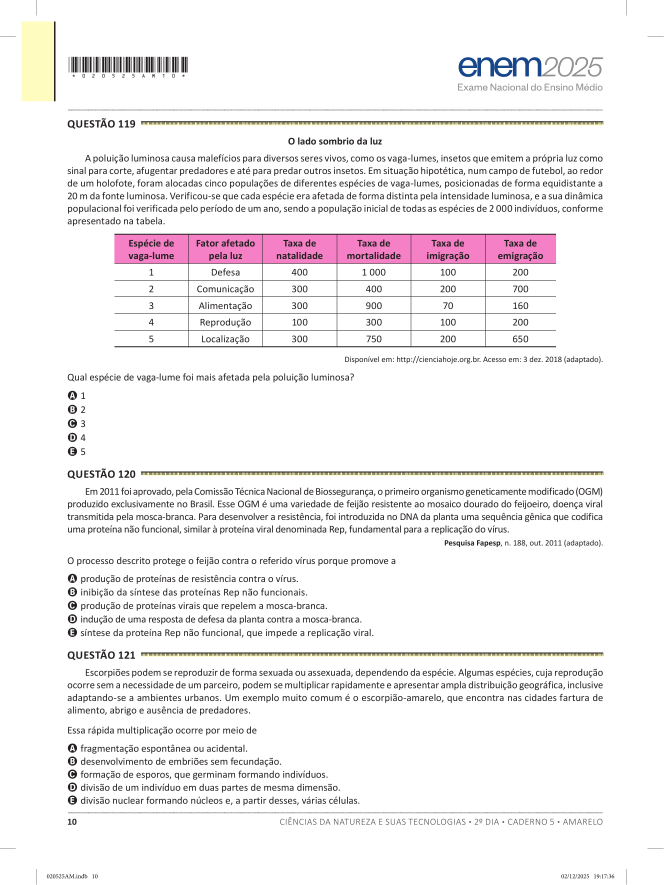
#> input picture 2Passo-RemoverBordasPaginasInteiras/imagens-convertidas/pagina_enem_10.png, 2653 x 3539 px (shown at 1/4 size); its folder holds 4 pictures in this run
$ python remover-bordas.py
#> lines starting #> are read from the running program, lines starting #| are printed output that depends on the picture
"""
Propósito: remover as bordas externas das páginas (distinguindo pares e ímpares)
Autor: Alexandre Nassar de Peder
Criação: 02/10/2025
Atualização: 03/06/2026

OBS1: puxe a pasta "imagens-convertidas" do passo 1 para essa pasta do passo 2

OBS2: abra a imagem no GIMP e conte pixels para saber quanto de borda tem que cortar.

OBS3: valores de corte ajustados para diferenciar páginas pares e ímpares.

OBS4: tenha em mente desde já que você vai usar as imagens futuramente, então corte pensando na melhor maneira para executar todos os 12 passos

OBS5: execute o código, e abra as imagens para conferir se as bordas foram removidas corretamente. Se não, ajuste os valores de corte e execute novamente.
"""

from PIL import Image
import os
import re

pasta_imagens = "imagens-convertidas"
pasta_saida = "sem-bordas-externas"

os.makedirs(pasta_saida, exist_ok=True)

for nome_arquivo in os.listdir(pasta_imagens):
    if nome_arquivo.lower().endswith(".png"):
        caminho_entrada = os.path.join(pasta_imagens, nome_arquivo)
        imagem = Image.open(caminho_entrada)
#> imagem is the input picture: PIL image 2653x3539 RGB; mean R, G, B 243.1, 240.8, 241.6

        largura, altura = imagem.size
#> largura = 2653; altura = 3539

        # Extrai os dígitos numéricos do nome do arquivo (ex: "pagina_enem_10.png" -> 10)
        numeros = re.findall(r'\d+', nome_arquivo)
        if numeros:
            numero_pagina = int(numeros[-1])

            # Verifica se a página é par ou ímpar
            if numero_pagina % 2 == 0:
                # Páginas pares
                caixa_corte = (272, 442, largura - 240, altura - 290)
#> caixa_corte = (272, 442, 2413, 3249)
            else:
                # Páginas ímpares
                caixa_corte = (242, 442, largura - 270, altura - 290)
        else:
            # Fallback caso não encontre número no nome do arquivo
            caixa_corte = (272, 442, largura - 240, altura - 290)

        imagem_cortada = imagem.crop(caixa_corte)
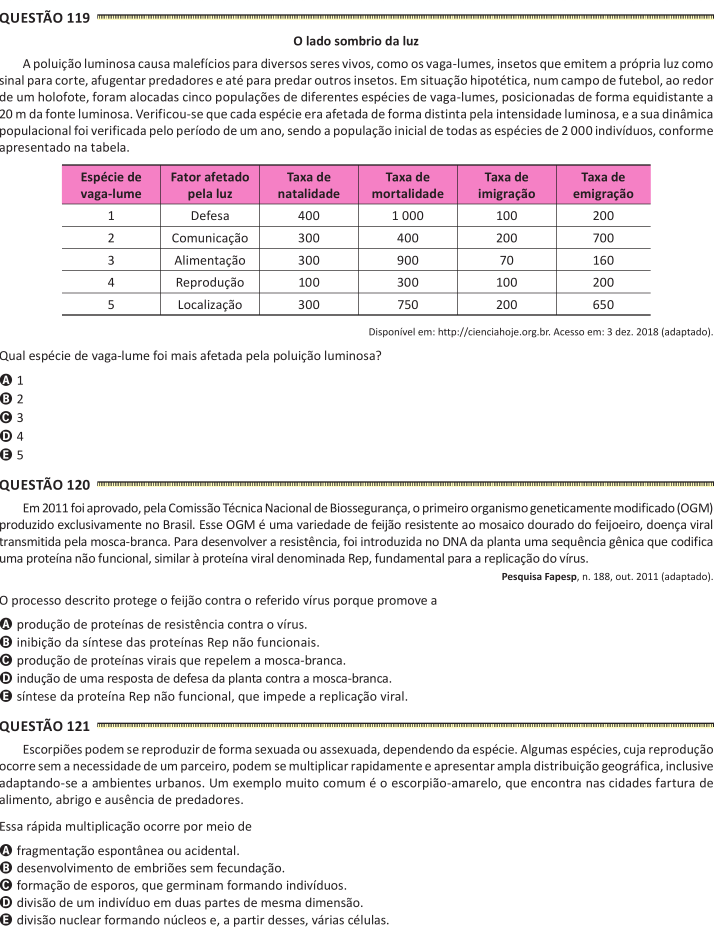
#> imagem_cortada: PIL image 2141x2807 RGB (shown at 1/3 size); mean R, G, B 238.4, 234.6, 236.2

        caminho_saida = os.path.join(pasta_saida, nome_arquivo)
        imagem_cortada.save(caminho_saida)
#> pass 2 of the loop `for nome_arquivo in os.listdir(pasta_imagens):`:
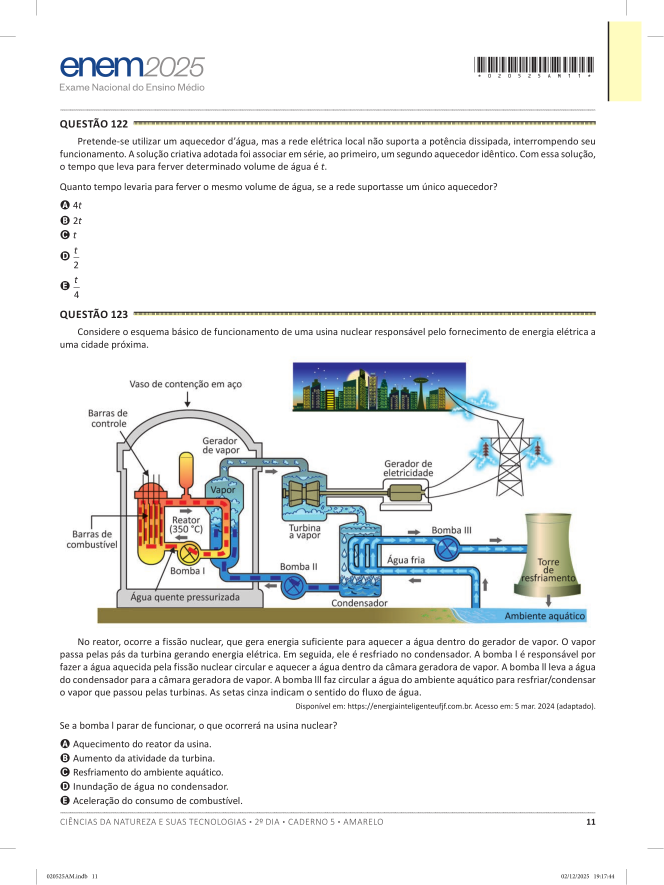
#> input picture 2Passo-RemoverBordasPaginasInteiras/imagens-convertidas/pagina_enem_11.png, 2653 x 3539 px (shown at 1/4 size)
#> imagem is the input picture: PIL image 2653x3539 RGB; mean R, G, B 236.8, 237.9, 237.3
#> `imagem_cortada = imagem.crop(caixa_corte)`:
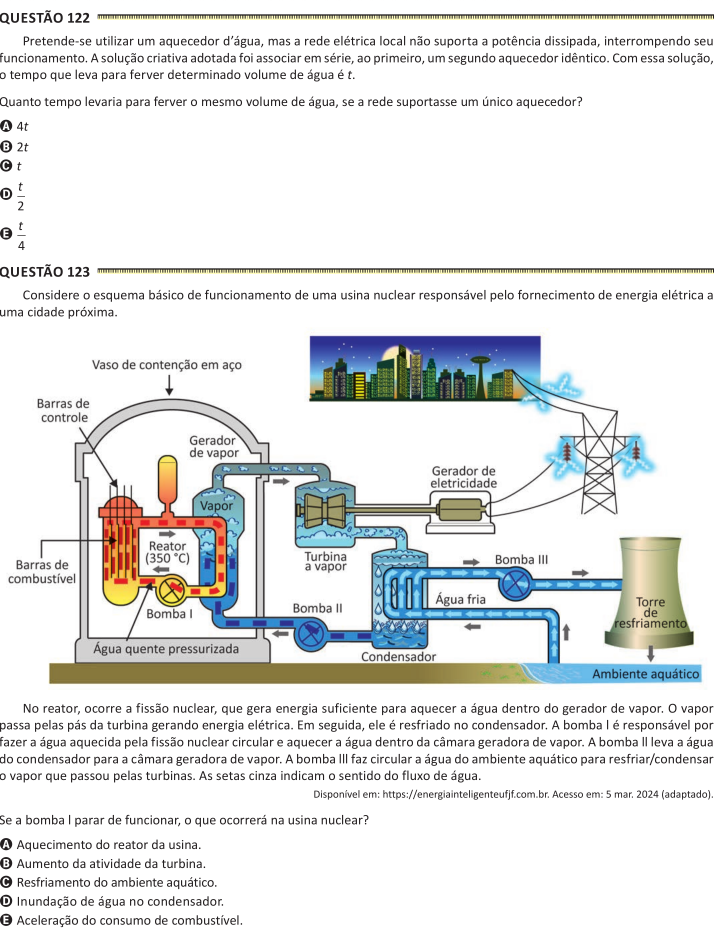
#> imagem_cortada: PIL image 2141x2807 RGB (shown at 1/3 size); mean R, G, B 228.5, 230, 229.5
#> pass 3 of the loop `for nome_arquivo in os.listdir(pasta_imagens):`:
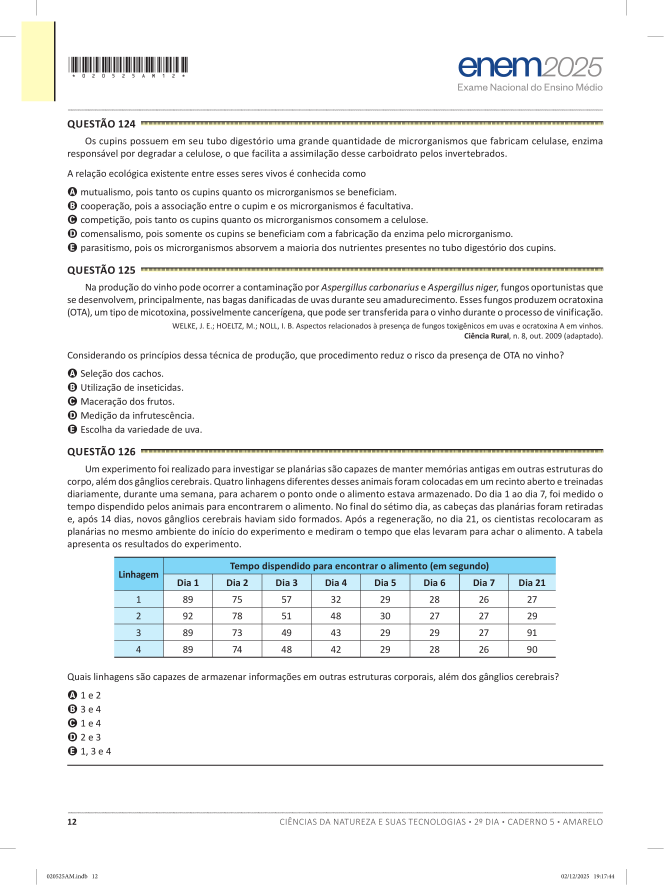
#> input picture 2Passo-RemoverBordasPaginasInteiras/imagens-convertidas/pagina_enem_12.png, 2653 x 3539 px (shown at 1/4 size)
#> imagem is the input picture: PIL image 2653x3539 RGB; mean R, G, B 241.2, 242.6, 242.8
#> `imagem_cortada = imagem.crop(caixa_corte)`:
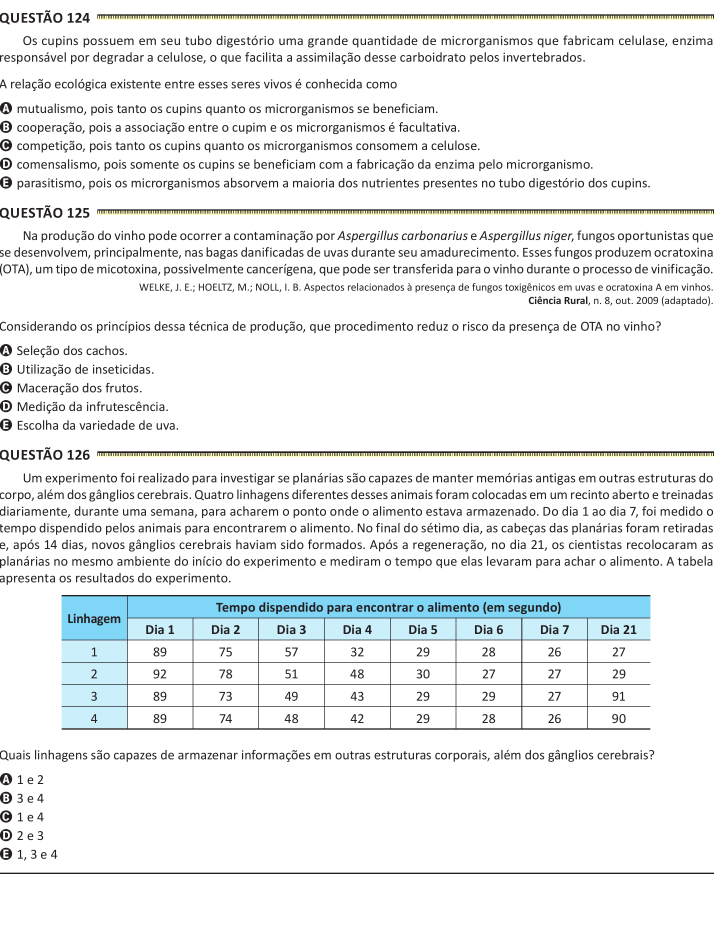
#> imagem_cortada: PIL image 2141x2807 RGB (shown at 1/3 size); mean R, G, B 235.4, 237.5, 238
#> the loop made 4 passes; the first 3 are shown

print("Recorte das bordas concluído.")
